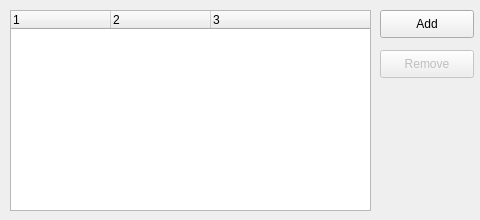
<?xml version="1.0" encoding="UTF-8"?>
<ui version="4.0">
 <class>TxGeneratorWindow</class>
 <widget class="QWidget" name="TxGeneratorWindow">
  <property name="geometry">
   <rect>
    <x>0</x>
    <y>0</y>
    <width>480</width>
    <height>220</height>
   </rect>
  </property>
  <property name="minimumSize">
   <size>
    <width>400</width>
    <height>120</height>
   </size>
  </property>
  <property name="windowTitle">
   <string>Generator</string>
  </property>
  <widget class="QTreeWidget" name="treeWidget">
   <property name="enabled">
    <bool>true</bool>
   </property>
   <property name="geometry">
    <rect>
     <x>10</x>
     <y>10</y>
     <width>361</width>
     <height>201</height>
    </rect>
   </property>
   <property name="editTriggers">
    <set>QAbstractItemView::NoEditTriggers</set>
   </property>
   <property name="alternatingRowColors">
    <bool>false</bool>
   </property>
   <property name="columnCount">
    <number>3</number>
   </property>
   <column>
    <property name="text">
     <string notr="true">1</string>
    </property>
   </column>
   <column>
    <property name="text">
     <string notr="true">2</string>
    </property>
   </column>
   <column>
    <property name="text">
     <string notr="true">3</string>
    </property>
   </column>
  </widget>
  <widget class="QPushButton" name="btnAdd">
   <property name="enabled">
    <bool>true</bool>
   </property>
   <property name="geometry">
    <rect>
     <x>380</x>
     <y>10</y>
     <width>94</width>
     <height>28</height>
    </rect>
   </property>
   <property name="text">
    <string>Add</string>
   </property>
  </widget>
  <widget class="QPushButton" name="btnRemove">
   <property name="enabled">
    <bool>false</bool>
   </property>
   <property name="geometry">
    <rect>
     <x>380</x>
     <y>50</y>
     <width>94</width>
     <height>28</height>
    </rect>
   </property>
   <property name="text">
    <string>Remove</string>
   </property>
  </widget>
 </widget>
 <resources/>
 <connections/>
</ui>
